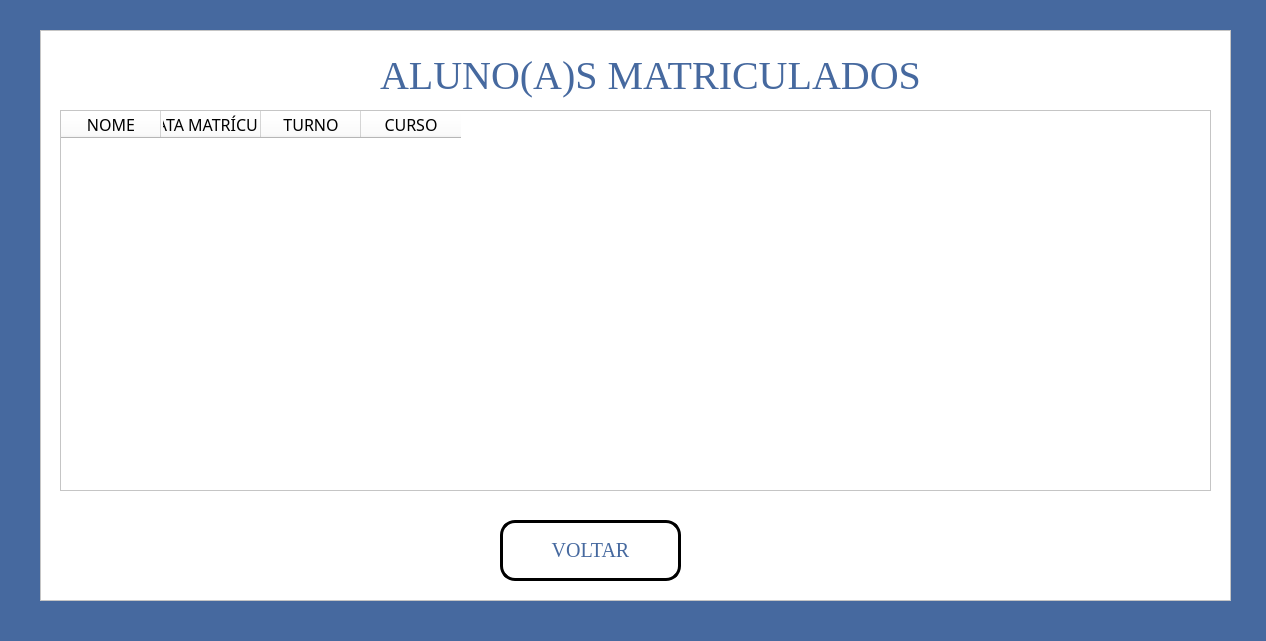
<?xml version="1.0" encoding="UTF-8"?>
<ui version="4.0">
 <class>MainWindow</class>
 <widget class="QMainWindow" name="MainWindow">
  <property name="geometry">
   <rect>
    <x>0</x>
    <y>0</y>
    <width>1266</width>
    <height>641</height>
   </rect>
  </property>
  <property name="windowTitle">
   <string>Alunos Matrículados</string>
  </property>
  <property name="windowIcon">
   <iconset>
    <normaloff>imagens/diplomado.png</normaloff>imagens/diplomado.png</iconset>
  </property>
  <property name="styleSheet">
   <string notr="true">background-color:rgb(70, 105, 159);</string>
  </property>
  <widget class="QWidget" name="centralwidget">
   <widget class="QFrame" name="frame">
    <property name="geometry">
     <rect>
      <x>40</x>
      <y>30</y>
      <width>1191</width>
      <height>571</height>
     </rect>
    </property>
    <property name="styleSheet">
     <string notr="true">background-color: rgb(255, 255, 255);</string>
    </property>
    <property name="frameShape">
     <enum>QFrame::StyledPanel</enum>
    </property>
    <property name="frameShadow">
     <enum>QFrame::Raised</enum>
    </property>
    <widget class="QTableWidget" name="tableWidget_2">
     <property name="geometry">
      <rect>
       <x>20</x>
       <y>80</y>
       <width>1151</width>
       <height>381</height>
      </rect>
     </property>
     <property name="font">
      <font>
       <family>Georgia</family>
       <pointsize>12</pointsize>
      </font>
     </property>
     <column>
      <property name="text">
       <string>NOME</string>
      </property>
      <property name="font">
       <font>
        <family>Bodoni MT</family>
        <pointsize>12</pointsize>
       </font>
      </property>
      <property name="textAlignment">
       <set>AlignCenter</set>
      </property>
     </column>
     <column>
      <property name="text">
       <string>DATA MATRÍCULA</string>
      </property>
      <property name="font">
       <font>
        <family>Bodoni MT</family>
        <pointsize>12</pointsize>
       </font>
      </property>
      <property name="textAlignment">
       <set>AlignCenter</set>
      </property>
     </column>
     <column>
      <property name="text">
       <string>TURNO</string>
      </property>
      <property name="font">
       <font>
        <family>Bodoni MT</family>
        <pointsize>12</pointsize>
       </font>
      </property>
      <property name="textAlignment">
       <set>AlignCenter</set>
      </property>
     </column>
     <column>
      <property name="text">
       <string>CURSO</string>
      </property>
      <property name="font">
       <font>
        <family>Bodoni MT</family>
        <pointsize>12</pointsize>
       </font>
      </property>
      <property name="textAlignment">
       <set>AlignCenter</set>
      </property>
     </column>
    </widget>
    <widget class="QPushButton" name="botao_tela_principal">
     <property name="geometry">
      <rect>
       <x>460</x>
       <y>490</y>
       <width>181</width>
       <height>61</height>
      </rect>
     </property>
     <property name="font">
      <font>
       <family>Georgia</family>
       <pointsize>15</pointsize>
       <weight>50</weight>
       <bold>false</bold>
      </font>
     </property>
     <property name="cursor">
      <cursorShape>UpArrowCursor</cursorShape>
     </property>
     <property name="styleSheet">
      <string notr="true">QPushButton{
color: rgb(70, 105, 159);
}

QPushButton{
background-color: rgb(255, 255, 255)
}

QPushButton:hover{
	background-color: lightblue
}

QPushButton{
border:3px solid black;
border-radius: 15px;
padding: 2px;
}</string>
     </property>
     <property name="text">
      <string>VOLTAR</string>
     </property>
     <property name="icon">
      <iconset>
       <normaloff>../../../Downloads/9868474931649315515-128.png</normaloff>../../../Downloads/9868474931649315515-128.png</iconset>
     </property>
     <property name="iconSize">
      <size>
       <width>30</width>
       <height>30</height>
      </size>
     </property>
    </widget>
    <widget class="QLabel" name="label_3">
     <property name="geometry">
      <rect>
       <x>340</x>
       <y>20</y>
       <width>591</width>
       <height>51</height>
      </rect>
     </property>
     <property name="font">
      <font>
       <family>Georgia</family>
       <pointsize>30</pointsize>
       <weight>50</weight>
       <bold>false</bold>
      </font>
     </property>
     <property name="styleSheet">
      <string notr="true">COLOR:rgb(70, 105, 159)</string>
     </property>
     <property name="text">
      <string>ALUNO(A)S MATRICULADOS</string>
     </property>
    </widget>
   </widget>
  </widget>
 </widget>
 <resources/>
 <connections/>
</ui>
